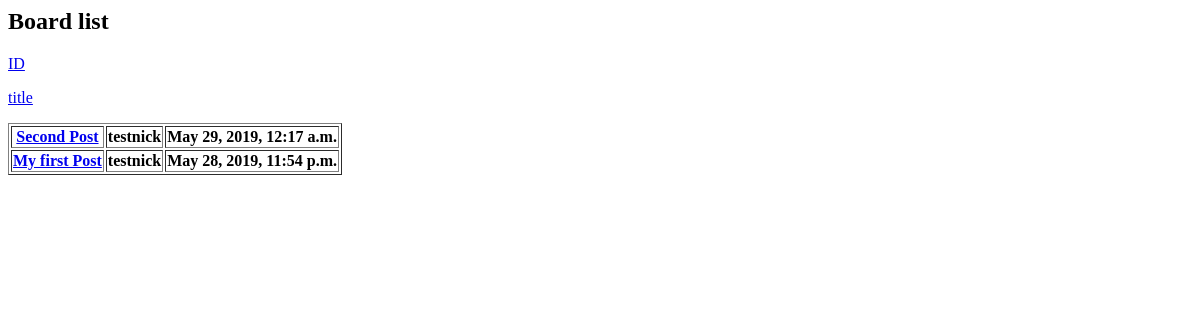
Page /board/ on the earlier database version.
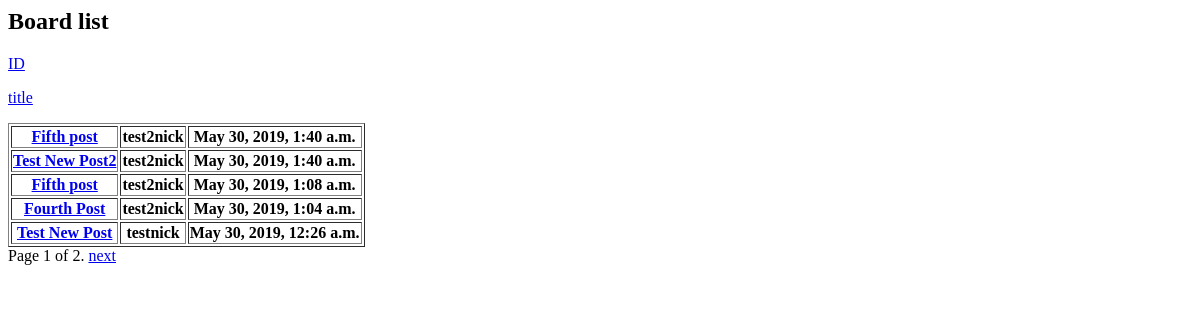
Same page on the later database version.
### board/models.py (models this page shows, shortened)
class Board(models.Model, HitCountMixin):
    author = models.ForeignKey(SiteUser, on_delete = models.CASCADE)
    title = models.CharField(max_length = 100)
    content = models.TextField(help_text = 'Post content')
    created_date = models.DateTimeField(default = timezone.now)
    viewers = GenericRelation(
        HitCount, object_id_field='object_pk',
        related_query_name='hit_count_generic_relation')

### accounts/models.py (models this page shows)
class SiteUser(AbstractUser):
    nickname = models.CharField(max_length = 15)
    def __str__(self):
        return self.nickname

### board/views.py (the view)
# urls.py: path('', views.BoardList.as_view(), name='index'),
class BoardList(generic.ListView):
    model = Board
    template_name = 'board/board_list.html'
    context_object_name = 'board_list'
    paginate_by = 5
    def get_queryset(self):
        order = self.request.GET.get('order', '-created_date')
        return Board.objects.order_by(order)

### board/templates/board/board_list.html (shortened to what this page needs)
{% extends "base.html" %}
{% block content %}
    <h2>Board list</h2>
    <table border="1px">
        {% if board_list %}
        {% for post in board_list %}
            <tr>
                <th><a href = "{% url 'board:board_detail' post.id %}">{{ post.title }}</a></th>
                <th>{{ post.author }}</th>
                <th>{{ post.created_date }}</th>
            </tr>
        {% endfor %}
        {% else %}
            <p>There is no Posts How about you write?</p>
        {% endif %}
        <p><a href = "{% url 'board:board_list' 0 %}">ID</a></p>
        <p><a href = "?order=title">title</a></p>
    </table>
    {% if is_paginated %}
        <div class="pagination">
            <span class="page-links">
                <span class="page-current">
                    Page {{ page_obj.number }} of {{ page_obj.paginator.num_pages }}.
                </span>
                {% if page_obj.has_next %}
                    <a href="{% url 'board:board_list' page_obj.next_page_number %}">next</a>
                {% endif %}
            </span>
        </div>
    {% endif %}
{% endblock content%}

Differences in the rows shown:
no longer on this page (row unchanged): Board: title "Second Post", author "testnick", created_date "May 29, 2019, 12:17 a.m."
no longer on this page (row unchanged): Board: title "My first Post", author "testnick", created_date "May 28, 2019, 11:54 p.m."
added Board: title "Fifth post", author "test2nick", created_date "May 30, 2019, 1:40 a.m."
added Board: title "Test New Post2", author "test2nick", created_date "May 30, 2019, 1:40 a.m."
added Board: title "Fifth post", author "test2nick", created_date "May 30, 2019, 1:08 a.m."
added Board: title "Fourth Post", author "test2nick", created_date "May 30, 2019, 1:04 a.m."
added Board: title "Test New Post", author "testnick", created_date "May 30, 2019, 12:26 a.m."
Other differences:
{{ page_obj.number }}: (not shown) → "1"
{{ page_obj.paginator.num_pages }}: (not shown) → "2"
text now shown: "Page of . next"
